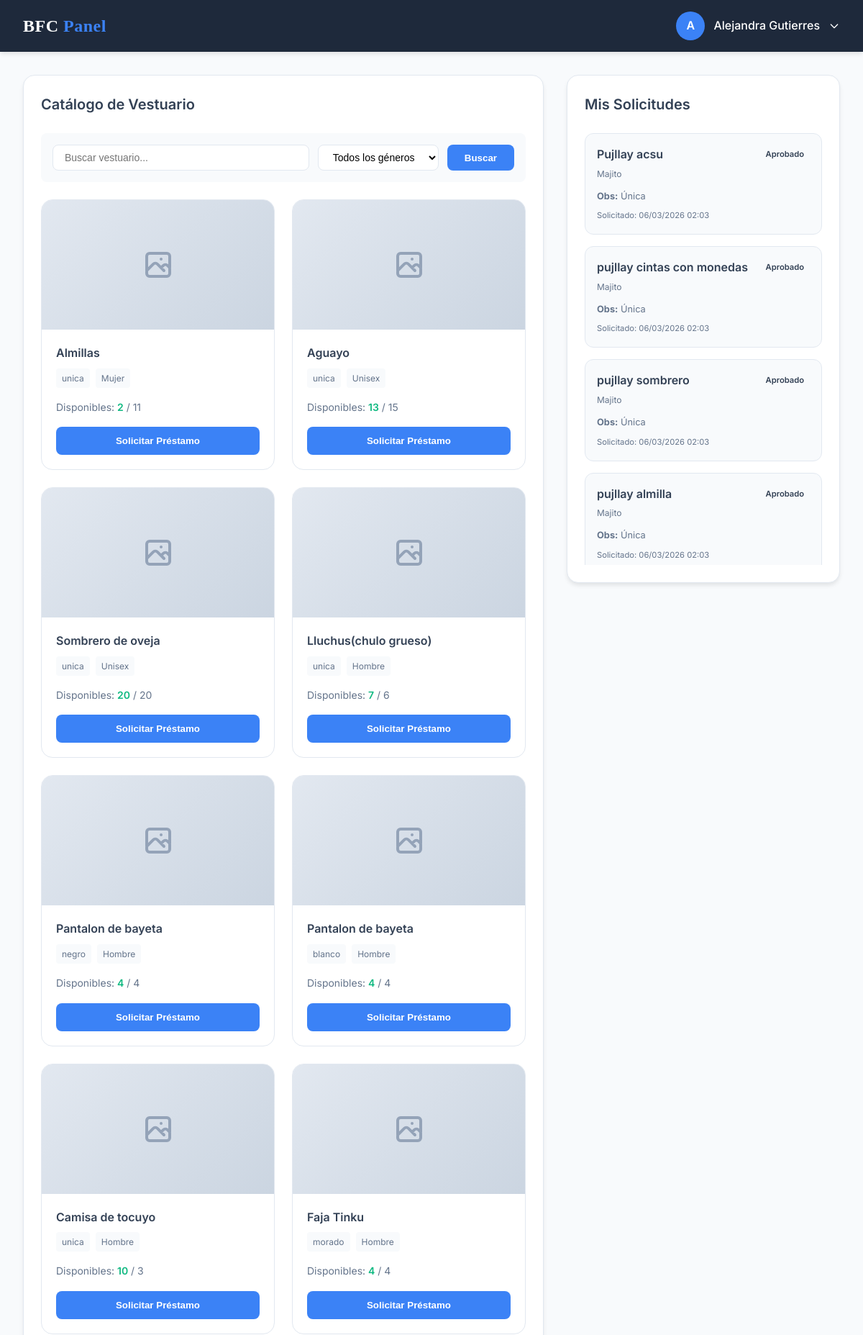
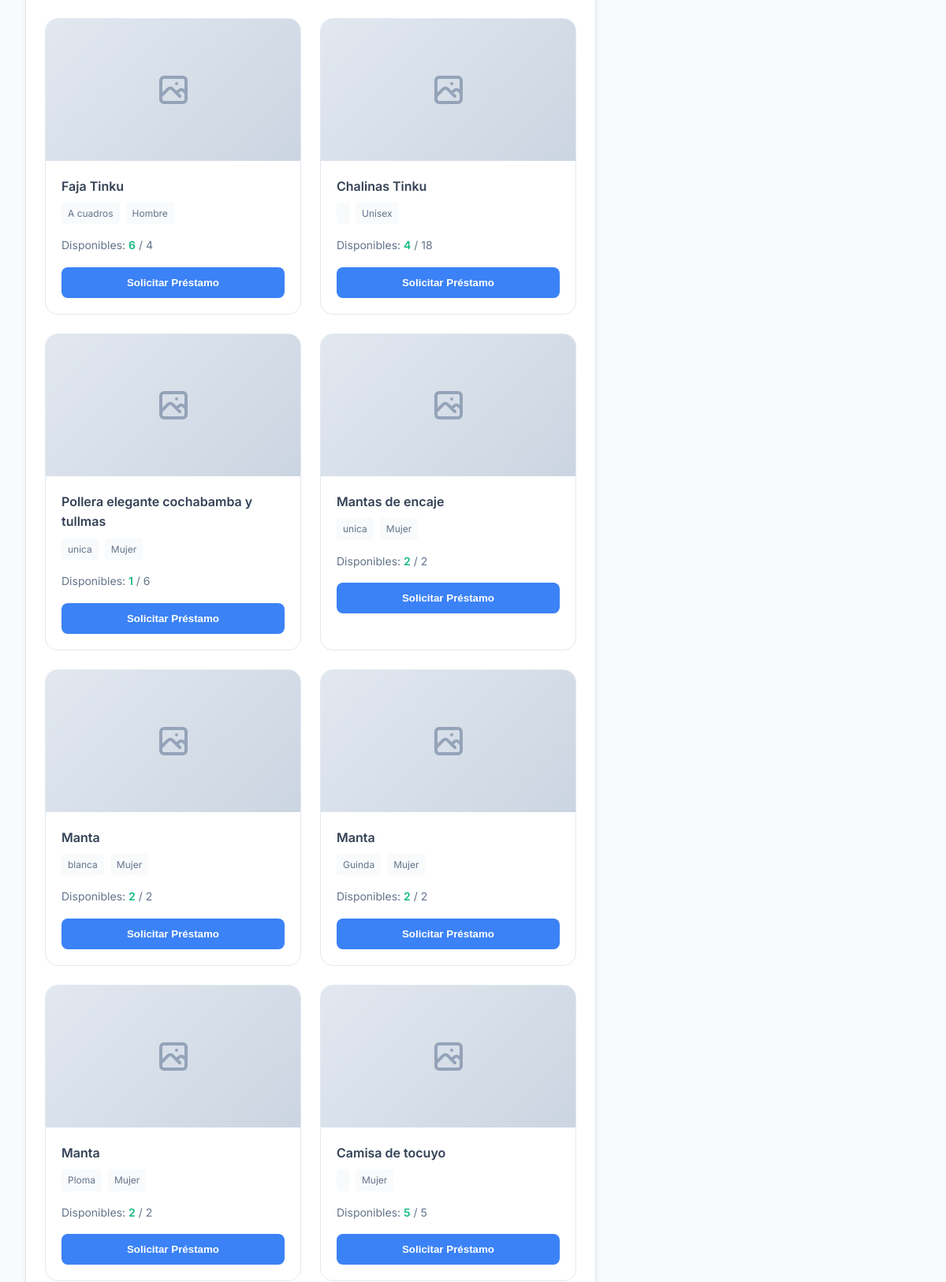
The app's page /bailarin.php (signed in, upper part) with its own data (2 pictures, top to bottom).
### tables this page shows
CREATE TABLE `vestuarios` (
  `id` int NOT NULL,
  `nombre` varchar(100) NOT NULL,
  `descripcion` text,
  `talla` varchar(10) DEFAULT NULL,
  `genero` enum('Hombre','Mujer','Unisex') NOT NULL,
  `cantidad_total` int DEFAULT '1',
  `cantidad_disponible` int DEFAULT '1',
  `imagen` varchar(255) DEFAULT NULL,
  `creado_en` timestamp NOT NULL DEFAULT CURRENT_TIMESTAMP
);

CREATE TABLE `prestamos` (
  `id` int NOT NULL,
  `bailarin_id` int NOT NULL,
  `vestuario_id` int NOT NULL,
  `funcion_id` int NOT NULL,
  `fecha_solicitud` timestamp NOT NULL DEFAULT CURRENT_TIMESTAMP,
  `fecha_devolucion` datetime DEFAULT NULL,
  `estado` enum('pendiente','aprobado','rechazado','devuelto') DEFAULT 'pendiente',
  `observaciones` text
);

CREATE TABLE `funciones` (
  `id` int NOT NULL,
  `nombre` varchar(150) NOT NULL,
  `fecha` datetime NOT NULL,
  `lugar` varchar(150) DEFAULT NULL,
  `descripcion` text,
  `creado_en` timestamp NOT NULL DEFAULT CURRENT_TIMESTAMP
);

### public/bailarin.php (the view, shortened to what this page needs)
<?php
require __DIR__ . '/../includes/db.php';
$bailarin_id = $_SESSION['user_id'];
$query = "SELECT * FROM vestuarios WHERE cantidad_disponible > 0";
$params = [];
$stmt = $pdo->prepare($query);
$stmt->execute($params);
$vestuarios = $stmt->fetchAll();
$stmt = $pdo->prepare("SELECT p.*, v.nombre as vestuario, v.imagen as v_imagen, f.nombre as funcion, f.fecha as f_fecha
                       FROM prestamos p
                       JOIN vestuarios v ON p.vestuario_id = v.id
                       JOIN funciones f ON p.funcion_id = f.id
                       WHERE p.bailarin_id = ?
                       ORDER BY p.fecha_solicitud DESC");
$stmt->execute([$bailarin_id]);
$mis_prestamos = $stmt->fetchAll();
$nombre_bailarin = $_SESSION['name'];
$inicial = strtoupper(substr($nombre_bailarin, 0, 1));
?>
<!DOCTYPE html>
<html lang="es">
<head>
    <link rel="stylesheet" href="css/style.css">
</head>
<body>
    <header class="main-header">
        <h1 class="logo">BFC <span>Panel</span></h1>
        <div class="user-menu">
            <div class="user-info" onclick="toggleDropdown()">
                <div class="user-avatar"><?php echo $inicial; ?></div>
                <span class="user-name"><?php echo htmlspecialchars($nombre_bailarin); ?></span>
                <svg style="width:16px;height:16px;color:white;" fill="none" stroke="currentColor" viewBox="0 0 24 24"><path stroke-linecap="round" stroke-linejoin="round" stroke-width="2" d="M19 9l-7 7-7-7"></path></svg>
            </div>
        </div>
    </header>
    <div class="dashboard-grid">
        <div class="main-content">
            <div class="card">
                <div class="card-header">
                    <h2 class="card-title">Catálogo de Vestuario</h2>
                </div>
                <form method="GET" class="filter-bar">
                    <input type="text" name="q" placeholder="Buscar vestuario..." value="<?php echo isset($_GET['q']) ? htmlspecialchars($_GET['q']) : ''; ?>" style="flex: 1; min-width: 150px;">
                    <select name="genero">
                        <option value="all">Todos los géneros</option>
                    </select>
                    <button type="submit" class="btn-request" style="width: auto; padding: 0.5rem 1.5rem;">Buscar</button>
                </form>
                <?php if (empty($vestuarios)): ?>
                    <div class="empty-state">
                        <svg fill="none" stroke="currentColor" viewBox="0 0 24 24"><path stroke-linecap="round" stroke-linejoin="round" stroke-width="2" d="M9 5H7a2 2 0 00-2 2v12a2 2 0 002 2h10a2 2 0 002-2V7a2 2 0 00-2-2h-2M9 5a2 2 0 002 2h2a2 2 0 002-2M9 5a2 2 0 012-2h2a2 2 0 012 2"></path></svg>
                        <p>No hay vestuarios disponibles</p>
                    </div>
                <?php else: ?>
                    <div class="costume-grid">
                        <?php foreach ($vestuarios as $v): ?>
                            <div class="costume-card">
                                <div class="costume-img">
                                    <?php if ($v['imagen']): ?>
                                        <img src="assets/images/<?php echo htmlspecialchars($v['imagen']); ?>" alt="<?php echo htmlspecialchars($v['nombre']); ?>">
                                    <?php else: ?>
                                        <svg fill="none" stroke="currentColor" viewBox="0 0 24 24"><path stroke-linecap="round" stroke-linejoin="round" stroke-width="2" d="M4 16l4.586-4.586a2 2 0 012.828 0L16 16m-2-2l1.586-1.586a2 2 0 012.828 0L20 14m-6-6h.01M6 20h12a2 2 0 002-2V6a2 2 0 00-2-2H6a2 2 0 00-2 2v12a2 2 0 002 2z"></path></svg>
                                    <?php endif; ?>
                                </div>
                                <div class="costume-info">
                                    <h3 class="costume-name"><?php echo htmlspecialchars($v['nombre']); ?></h3>
                                    <div class="costume-details">
                                        <span class="costume-badge"><?php echo htmlspecialchars($v['talla']); ?></span>
                                        <span class="costume-badge"><?php echo $v['genero']; ?></span>
                                    </div>
                                    <div class="costume-stock">
                                        Disponibles: <span><?php echo $v['cantidad_disponible']; ?></span> / <?php echo $v['cantidad_total']; ?>
                                    </div>
                                    <button type="button" class="btn-request" onclick="openRequestModal(<?php echo $v['id']; ?>, '<?php echo htmlspecialchars($v['nombre']); ?>', <?php echo $v['cantidad_disponible']; ?>)">
                                        Solicitar Préstamo
                                    </button>
                                </div>
                            </div>
                        <?php endforeach; ?>
                    </div>
                <?php endif; ?>
            </div>
        </div>
        <div class="sidebar">
            <div class="card">
                <h2 class="card-title" style="margin-bottom: 1.5rem;">Mis Solicitudes</h2>
                <?php if (empty($mis_prestamos)): ?>
                    <div class="empty-state" style="padding: 2rem;">
                        <p>No tienes solicitudes aún</p>
                    </div>
                <?php else: ?>
                    <div class="requests-list">
                        <?php foreach ($mis_prestamos as $p): ?>
                            <div class="request-item">
                                <div class="request-item-header">
                                    <div>
                                        <div class="request-vestuario"><?php echo htmlspecialchars($p['vestuario']); ?></div>
                                        <div class="request-funcion"><?php echo htmlspecialchars($p['funcion']); ?></div>
                                    </div>
                                    <span class="badge badge-<?php echo $p['estado']; ?>"><?php echo ucfirst($p['estado']); ?></span>
                                </div>
                                <?php if($p['observaciones']): ?>
                                <div class="request-details">
                                    <strong>Obs:</strong> <?php echo htmlspecialchars($p['observaciones']); ?>
                                </div>
                                <?php endif; ?>
                                <div class="request-date">
                                    Solicitado: <?php echo date('d/m/Y H:i', strtotime($p['fecha_solicitud'])); ?>
                                </div>
                            </div>
                        <?php endforeach; ?>
                    </div>
                <?php endif; ?>
            </div>
        </div>
    </div>
</body>
</html>

### public/css/style.css (style rules this page uses)
:root { --primary-color: #1e293b; --primary-hover: #0f172a; --secondary-color: #1e293b; --accent-color: #64748b; --text-main: #1e293b; --text-muted: #64748b; --light-bg: #f8fafc; --white: #ffffff; --border-color: #e2e8f0; --font-heading: 'Playfair Display', serif; --font-body: 'Inter', sans-serif; }
* { margin: 0; padding: 0; box-sizing: border-box; }
body { font-family: var(--font-body); line-height: 1.6; color: var(--text-color); background-color: var(--light-bg); }
.main-header { padding: 1.25rem 0; position: fixed; width: 100%; top: 0; z-index: 1000; transition: var(--transition); }
.logo { font-family: var(--font-heading); font-size: 2.25rem; color: var(--primary-color); font-weight: 700; letter-spacing: -1px; }
:root { --primary-color: #ef4444; --primary-hover: #dc2626; --secondary-color: #1e293b; --secondary-light: #334155; --accent-color: #3b82f6; --accent-hover: #2563eb; --success-color: #10b981; --warning-color: #f59e0b; --light-bg: #f8fafc; --white: #ffffff; --text-dark: #1e293b; --text-main: #334155; --text-muted: #64748b; --border-color: #e2e8f0; --shadow-sm: 0 1px 2px rgba(0,0,0,0.05); --shadow-md: 0 4px 6px -1px rgba(0,0,0,0.1); --shadow-lg: 0 10px 15px -3px rgba(0,0,0,0.1); --shadow-xl: 0 20px 25px -5px rgba(0,0,0,0.1); --transition: all 0.3s ease; --font-heading: 'Playfair Display', serif; --font-body: 'Inter', sans-serif; }
.logo { font-family: var(--font-heading); font-size: 1.25rem; font-weight: 600; color: var(--white); text-decoration: none; letter-spacing: 0.5px; transition: color 0.3s ease; }
.logo { font-family: var(--font-heading); font-size: 1.15rem; font-weight: 600; color: var(--white); text-decoration: none; letter-spacing: 0.5px; }

### records on screen
vestuarios: nombre "Almillas", talla "unica", genero "Mujer", cantidad_disponible "2", cantidad_total "11"
vestuarios: nombre "Aguayo", talla "unica", genero "Unisex", cantidad_disponible "13", cantidad_total "15"
vestuarios: nombre "Sombrero de oveja", talla "unica", genero "Unisex", cantidad_disponible "20", cantidad_total "20"
vestuarios: nombre "Lluchus(chulo grueso)", talla "unica", genero "Hombre", cantidad_disponible "7", cantidad_total "6"
vestuarios: nombre "Pantalon de bayeta", talla "negro", genero "Hombre", cantidad_disponible "4", cantidad_total "4"
vestuarios: nombre "Pantalon de bayeta", talla "blanco", genero "Hombre", cantidad_disponible "4", cantidad_total "4"
vestuarios: nombre "Camisa de tocuyo", talla "unica", genero "Hombre", cantidad_disponible "10", cantidad_total "3"
vestuarios: nombre "Faja Tinku", talla "morado", genero "Hombre", cantidad_disponible "4", cantidad_total "4"
vestuarios: nombre "Faja Tinku", talla "A cuadros", genero "Hombre", cantidad_disponible "6", cantidad_total "4"
vestuarios: nombre "Chalinas Tinku", genero "Unisex", cantidad_disponible "4", cantidad_total "18"
vestuarios: nombre "Pollera elegante cochabamba y tullmas", talla "unica", genero "Mujer", cantidad_disponible "1", cantidad_total "6"
vestuarios: nombre "Mantas de encaje", talla "unica", genero "Mujer", cantidad_disponible "2", cantidad_total "2"
vestuarios: nombre "Manta", talla "blanca", genero "Mujer", cantidad_disponible "2", cantidad_total "2"
vestuarios: nombre "Manta", talla "Guinda", genero "Mujer", cantidad_disponible "2", cantidad_total "2"
vestuarios: nombre "Manta", talla "Ploma", genero "Mujer", cantidad_disponible "2", cantidad_total "2"
vestuarios: nombre "Camisa de tocuyo", genero "Mujer", cantidad_disponible "5", cantidad_total "5"
prestamos: vestuario.nombre "Pujllay acsu", funcion.nombre "Majito", estado "Aprobado", observaciones "Única", fecha_solicitud "06/03/2026 02:03"
prestamos: vestuario.nombre "pujllay cintas con monedas", funcion.nombre "Majito", estado "Aprobado", observaciones "Única", fecha_solicitud "06/03/2026 02:03"
prestamos: vestuario.nombre "pujllay sombrero", funcion.nombre "Majito", estado "Aprobado", observaciones "Única", fecha_solicitud "06/03/2026 02:03"
prestamos: vestuario.nombre "pujllay almilla", funcion.nombre "Majito", estado "Aprobado", observaciones "Única", fecha_solicitud "06/03/2026 02:03"

### other values on screen
$inicial "A"
$nombre_bailarin "Alejandra Gutierres"
